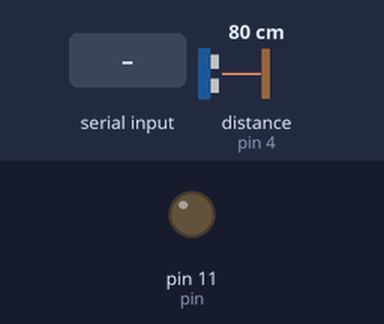
This sketch was run on a simulated Arduino Uno, built with avr-gcc and run on an emulated ATmega328P. On the bench: output pins drawn as LEDs (lit = HIGH). Wiring (inferred from the names in the program): ultrasonic range finder: trigger pin 3; echo pin 4. The inputs (shaded band) are chosen by the test bench; at power-on: distance to the obstacle (sensor on pin 4) 80 cm. The echo pulse lasts 58.3 µs per cm; pins used as bus, display or sensor lines are not drawn; what the sketch prints to the serial monitor is not drawn.

Above: at 1.2 s.
1.3 s: "1" received over Serial
At 2.1 s:
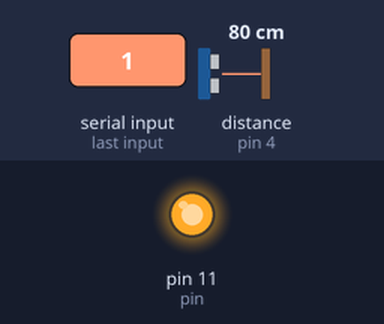
2.8 s: distance to the obstacle (sensor on pin 4) set to 2 cm
5.8 s: "0" received over Serial
7.3 s: distance to the obstacle (sensor on pin 4) set to 18 cm
Timing chart, 0 to 10.3 s (numbered marks = the images above; inputs shaded):
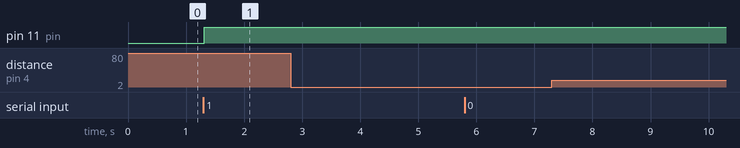

Measured:
- after the input at 1.3 s, pin 11 (pin): LOW → HIGH at once
- after the input at 2.8 s, every drawn part: stays the same
- after the input at 5.8 s, every drawn part: stays the same
- after the input at 7.3 s, every drawn part: stays the same

The sketch:

iot_dummy.ino
```cpp
int pin = 11;
const int trigPin = 3;
const int echoPin = 4;
String readString;
long dur;
int distance;

void setup() {
  pinMode(trigPin, OUTPUT); // Sets the trigPin as an Output
pinMode(pin, OUTPUT);
pinMode(echoPin, INPUT); // Sets the echoPin as an Input
  Serial.begin(9600);
 // pinMode(ledPin, OUTPUT);
}

void echo()
{

if(distance<20)
  { Serial.println("led on");
   digitalWrite(pin, HIGH);
   delay(100);
  }
  else
  {Serial.println("led off");
   digitalWrite(pin, LOW);
   delay(100);
  }
}

void loop() {

  digitalWrite(trigPin, LOW);
delayMicroseconds(2);
// Sets the trigPin on HIGH state for 10 micro seconds
digitalWrite(trigPin, HIGH);
delayMicroseconds(10);
digitalWrite(trigPin, LOW);
// Reads the echoPin, returns the sound wave travel time in microseconds
dur = pulseIn(echoPin, HIGH);
// Calculating the distance
distance= dur*0.034/2;
// Prints the distance on the Serial Monitor
Serial.print("Distance: ");
Serial.println(distance);

  while (Serial.available()) {
    delay(3);
    char c = Serial.read();
    readString += c;
  }
  if (readString.length() >0) {
    Serial.println(readString);
    if (readString == "1")
    {
      digitalWrite(pin, HIGH);
    }
    //if (readString == "0")
    else
    {
      echo();
      //digitalWrite(pin, LOW);
    }
    readString="";
  }
}
```
